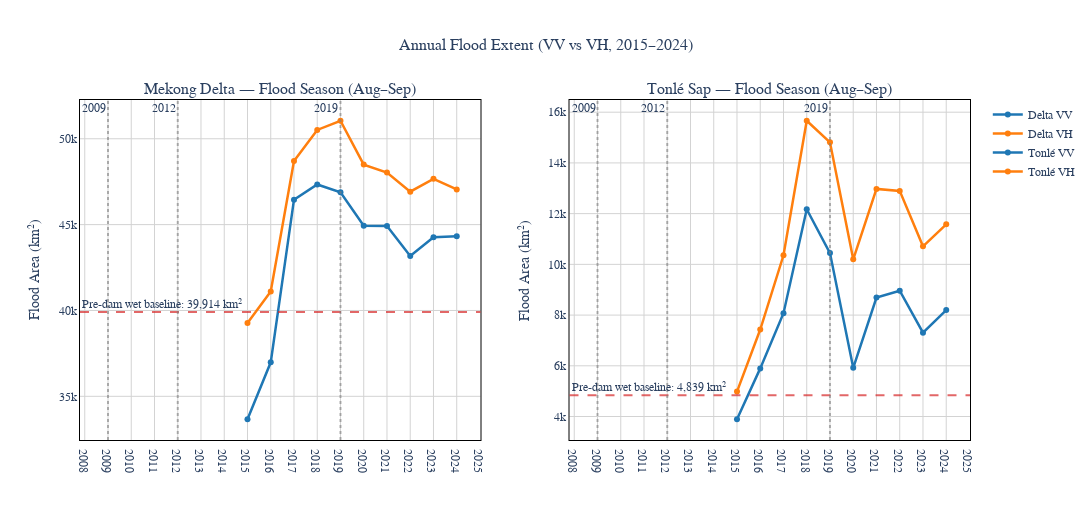

This figure's notebook cell:
### Code cell
# === Cell 7: Figure 1 - Annual Flood Extent ===
def fig_annual_flood(df_delta, df_ts, baselines, events):
    fig = create_dual_subplot("Mekong Delta — Flood Season (Aug–Sep)",
                              "Tonlé Sap — Flood Season (Aug–Sep)",
                              height=520, width=1200)
    # Delta
    if {"year","flood_vv_km2","flood_vh_km2"}.issubset(df_delta.columns) and len(df_delta):
        fig.add_trace(go.Scatter(x=df_delta["year"], y=df_delta["flood_vv_km2"],
                                 mode="lines+markers", name="Delta VV",
                                 line=dict(color=COLORS["vv"], width=2.5)), row=1, col=1)
        fig.add_trace(go.Scatter(x=df_delta["year"], y=df_delta["flood_vh_km2"],
                                 mode="lines+markers", name="Delta VH",
                                 line=dict(color=COLORS["vh"], width=2.5)), row=1, col=1)
        add_baseline(fig, baselines["Mekong_Delta"]["wet_km2"], "Pre-dam wet baseline", row=1, col=1)
        add_event_markers(fig, events, row=1, col=1)
    else:
        fig.add_annotation(text="No data", xref="paper", yref="paper", x=0.5, y=0.5, showarrow=False, row=1, col=1)

    # Tonlé
    if {"year","flood_vv_km2","flood_vh_km2"}.issubset(df_ts.columns) and len(df_ts):
        fig.add_trace(go.Scatter(x=df_ts["year"], y=df_ts["flood_vv_km2"],
                                 mode="lines+markers", name="Tonlé VV",
                                 line=dict(color=COLORS["vv"], width=2.5)), row=1, col=2)
        fig.add_trace(go.Scatter(x=df_ts["year"], y=df_ts["flood_vh_km2"],
                                 mode="lines+markers", name="Tonlé VH",
                                 line=dict(color=COLORS["vh"], width=2.5)), row=1, col=2)
        add_baseline(fig, baselines["Tonle_Sap"]["wet_km2"], "Pre-dam wet baseline", row=1, col=2)
        add_event_markers(fig, events, row=1, col=2)
    else:
        fig.add_annotation(text="No data", xref="paper", yref="paper", x=0.5, y=0.5, showarrow=False, row=1, col=2)

    fig.update_yaxes(title_text="Flood Area (km²)", row=1, col=1)
    fig.update_yaxes(title_text="Flood Area (km²)", row=1, col=2)
    return finalize_figure(fig, "Annual Flood Extent (VV vs VH, 2015–2024)",
                           ASSETS / "fig_annual_flood.json")

fig1 = fig_annual_flood(df_delta, df_ts, BASE, EVENTS)
fig1.show()

# 핵심 지표
def _avg_gain_pct(df):
    if {"vh_gain_km2","flood_vv_km2"}.issubset(df.columns):
        s = df.replace(0, np.nan)
        return float((s["vh_gain_km2"]/s["flood_vv_km2"]*100).dropna().mean() or 0.0)
    return np.nan

print("💡 VH extra detection (avg over years):")
print(f" - Delta : { _avg_gain_pct(df_delta):.1f}%")
print(f" - Tonlé : { _avg_gain_pct(df_ts):.1f}%")

### Figure 1 — Plotly figure (JSON) as saved in the notebook; plotly's stock layout.template omitted (floating-point values rounded to 4 significant figures)
{"data": [{"line": {"color": "#1f77b4", "width": 2.5}, "mode": "lines+markers", "name": "Delta VV", "type": "scatter", "x": [2015, 2016, 2017, 2018, 2019, 2020, 2021, 2022, 2023, 2024], "xaxis": "x", "y": [33660.0, 36980.0, 46450.0, 47340.0, 46880.0, 44930.0, 44920.0, 43180.0, 44270.0, 44320.0], "yaxis": "y"}, {"line": {"color": "#ff7f0e", "width": 2.5}, "mode": "lines+markers", "name": "Delta VH", "type": "scatter", "x": [2015, 2016, 2017, 2018, 2019, 2020, 2021, 2022, 2023, 2024], "xaxis": "x", "y": [39260.0, 41110.0, 48700.0, 50510.0, 51050.0, 48490.0, 48030.0, 46920.0, 47670.0, 47050.0], "yaxis": "y"}, {"line": {"color": "#1f77b4", "width": 2.5}, "mode": "lines+markers", "name": "Tonlé VV", "type": "scatter", "x": [2015, 2016, 2017, 2018, 2019, 2020, 2021, 2022, 2023, 2024], "xaxis": "x2", "y": [3892.0, 5898.0, 8076.0, 12170.0, 10450.0, 5922.0, 8693.0, 8961.0, 7306.0, 8196.0], "yaxis": "y2"}, {"line": {"color": "#ff7f0e", "width": 2.5}, "mode": "lines+markers", "name": "Tonlé VH", "type": "scatter", "x": [2015, 2016, 2017, 2018, 2019, 2020, 2021, 2022, 2023, 2024], "xaxis": "x2", "y": [4982.0, 7431.0, 10360.0, 15660.0, 14810.0, 10200.0, 12980.0, 12900.0, 10710.0, 11580.0], "yaxis": "y2"}], "layout": {"annotations": [{"font": {"size": 16}, "showarrow": false, "text": "Mekong Delta — Flood Season (Aug–Sep)", "x": 0.225, "xanchor": "center", "xref": "paper", "y": 1, "yanchor": "bottom", "yref": "paper"}, {"font": {"size": 16}, "showarrow": false, "text": "Tonlé Sap — Flood Season (Aug–Sep)", "x": 0.775, "xanchor": "center", "xref": "paper", "y": 1, "yanchor": "bottom", "yref": "paper"}, {"showarrow": false, "text": "Pre-dam wet baseline: 39,914 km²", "x": 0, "xanchor": "left", "xref": "x domain", "y": 39910.0, "yanchor": "bottom", "yref": "y"}, {"showarrow": false, "text": "2019", "x": 2019, "xanchor": "right", "xref": "x", "y": 1, "yanchor": "top", "yref": "y domain"}, {"showarrow": false, "text": "2009", "x": 2009, "xanchor": "right", "xref": "x", "y": 1, "yanchor": "top", "yref": "y domain"}, {"showarrow": false, "text": "2012", "x": 2012, "xanchor": "right", "xref": "x", "y": 1, "yanchor": "top", "yref": "y domain"}, {"showarrow": false, "text": "Pre-dam wet baseline: 4,839 km²", "x": 0, "xanchor": "left", "xref": "x2 domain", "y": 4839.0, "yanchor": "bottom", "yref": "y2"}, {"showarrow": false, "text": "2019", "x": 2019, "xanchor": "right", "xref": "x2", "y": 1, "yanchor": "top", "yref": "y2 domain"}, {"showarrow": false, "text": "2009", "x": 2009, "xanchor": "right", "xref": "x2", "y": 1, "yanchor": "top", "yref": "y2 domain"}, {"showarrow": false, "text": "2012", "x": 2012, "xanchor": "right", "xref": "x2", "y": 1, "yanchor": "top", "yref": "y2 domain"}], "font": {"family": "Arial, sans-serif", "size": 12}, "height": 520, "hovermode": "x unified", "paper_bgcolor": "white", "plot_bgcolor": "white", "shapes": [{"line": {"color": "#d62728", "dash": "dash"}, "opacity": 0.7, "type": "line", "x0": 0, "x1": 1, "xref": "x domain", "y0": 39910.0, "y1": 39910.0, "yref": "y"}, {"line": {"color": "#7f7f7f", "dash": "dot"}, "opacity": 0.6, "type": "line", "x0": 2019, "x1": 2019, "xref": "x", "y0": 0, "y1": 1, "yref": "y domain"}, {"line": {"color": "#7f7f7f", "dash": "dot"}, "opacity": 0.6, "type": "line", "x0": 2009, "x1": 2009, "xref": "x", "y0": 0, "y1": 1, "yref": "y domain"}, {"line": {"color": "#7f7f7f", "dash": "dot"}, "opacity": 0.6, "type": "line", "x0": 2012, "x1": 2012, "xref": "x", "y0": 0, "y1": 1, "yref": "y domain"}, {"line": {"color": "#d62728", "dash": "dash"}, "opacity": 0.7, "type": "line", "x0": 0, "x1": 1, "xref": "x2 domain", "y0": 4839.0, "y1": 4839.0, "yref": "y2"}, {"line": {"color": "#7f7f7f", "dash": "dot"}, "opacity": 0.6, "type": "line", "x0": 2019, "x1": 2019, "xref": "x2", "y0": 0, "y1": 1, "yref": "y2 domain"}, {"line": {"color": "#7f7f7f", "dash": "dot"}, "opacity": 0.6, "type": "line", "x0": 2009, "x1": 2009, "xref": "x2", "y0": 0, "y1": 1, "yref": "y2 domain"}, {"line": {"color": "#7f7f7f", "dash": "dot"}, "opacity": 0.6, "type": "line", "x0": 2012, "x1": 2012, "xref": "x2", "y0": 0, "y1": 1, "yref": "y2 domain"}], "showlegend": true, "title": {"font": {"size": 16}, "text": "Annual Flood Extent (VV vs VH, 2015–2024)", "x": 0.5, "xanchor": "center"}, "width": 1200, "xaxis": {"anchor": "y", "autorange": true, "domain": [0, 0.45], "dtick": 1, "gridcolor": "lightgray", "linecolor": "black", "linewidth": 1, "mirror": true, "range": [2008.0, 2025.0], "showline": true, "type": "linear"}, "xaxis2": {"anchor": "y2", "autorange": true, "domain": [0.55, 1], "dtick": 1, "gridcolor": "lightgray", "linecolor": "black", "linewidth": 1, "mirror": true, "range": [2008.0, 2025.0], "showline": true, "type": "linear"}, "yaxis": {"anchor": "x", "autorange": true, "domain": [0, 1], "gridcolor": "lightgray", "linecolor": "black", "linewidth": 1, "mirror": true, "range": [32460.0, 52260.0], "showline": true, "title": {"text": "Flood Area (km²)"}, "type": "linear"}, "yaxis2": {"anchor": "x2", "autorange": true, "domain": [0, 1], "gridcolor": "lightgray", "linecolor": "black", "linewidth": 1, "mirror": true, "range": [3074.0, 16480.0], "showline": true, "title": {"text": "Flood Area (km²)"}, "type": "linear"}}}
